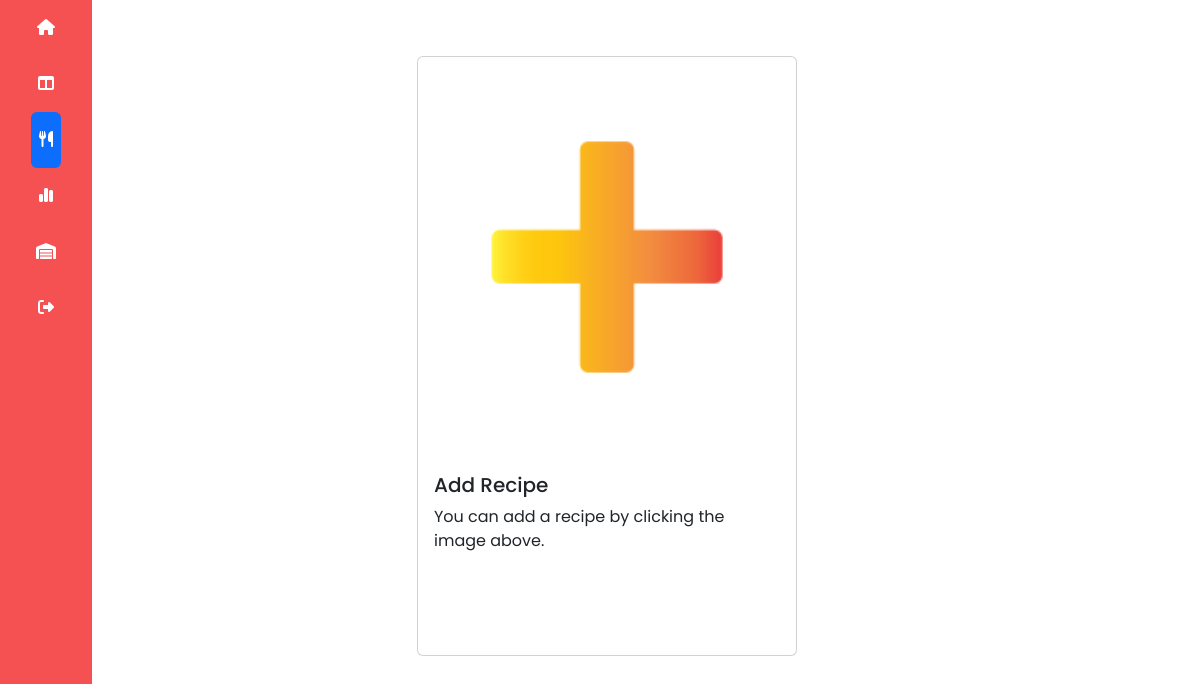
Page /recipes/ (signed in) on the earlier database version.
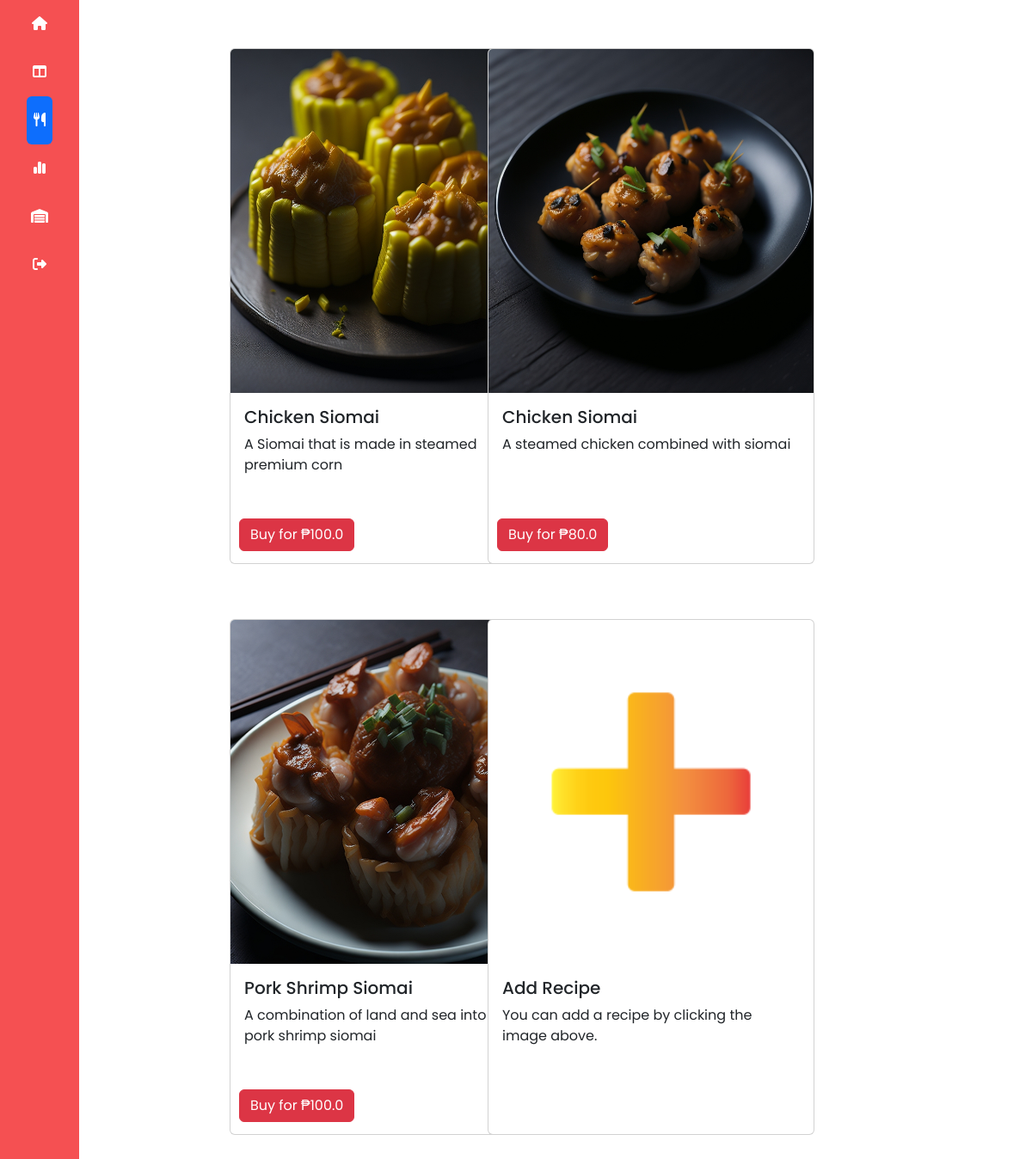
Same page on the later database version.
### main.py (models this page shows)
class menuItem(db.Model):
    __tablename__ = 'menu_item'
    id = db.Column(db.Integer, primary_key=True, autoincrement=True)
    name = db.Column(db.String(32), unique=False, nullable=False)
    desc = db.Column(db.String(138), unique=False, nullable=False)
    cost = db.Column(db.Float(20), nullable=False)
    profit = db.Column(db.Float(20), nullable=False)

class Image(db.Model):
    __tablename__ = 'image'
    id = db.Column(db.Integer, primary_key=True, autoincrement=True)
    menu_item_id = db.Column(db.Integer, db.ForeignKey(
        'menu_item.id'), nullable=False)
    path = db.Column(db.String(250), nullable=False)
    instructions = db.Column(db.String(1500), nullable=False)

### main.py (the view)
@app.route('/recipes/', methods=['GET', 'POST'])
@login_required
def recipes():
    menus = menuItem.query.all()
    imgs = Image.query.all()
    return render_template("recipes.html", menu=menus, img=imgs, zip=zip, image_path=IMAGE_FOLDER)

### main.py (called while the page is built)
@login_manager.user_loader
def load_user(user_id):
    return Users.query.get(int(user_id))

### templates/recipes.html (shortened to what this page needs)
<!DOCTYPE html>
<html lang="en">
<head>
    <link href="https://cdn.jsdelivr.net/npm/bootstrap@5.3.0-alpha3/dist/css/bootstrap.min.css" rel="stylesheet"
>
    <link href="/static/css/style.css" rel="stylesheet">
</head>
<body>
    <div class="container-fluid" id="wrapper">
        <div class="row">
            <div class="col-lg-auto col-md-auto sticky-top" style="background-color: #f55052;">
                <div class="d-flex flex-sm-column flex-row flex-nowrap  align-items-center sticky-top">
                    <ul
                        class="nav nav-pills nav-flush flex-sm-column flex-row flex-nowrap mb-auto mx-auto text-center justify-content-between w-100 px-3 align-items-center">
                        <li class="nav-item">
                            <a href="{{ url_for('dashboard') }}" class="nav-link py-3 px-2 hovertext"
                                data-hover="Dashboard" title="" data-bs-toggle="tooltip" data-bs-placement="right"
                                data-bs-original-title="Home">
                                <i class="fa-solid fa-house" style="color:white;"></i>
                            </a>
                        </li>
                        <li>
                            <a href="{{ url_for('dashboard') }}" class="nav-link py-3 px-2 hovertext"
                                data-hover="Dashboard" title="" data-bs-toggle="tooltip" data-bs-placement="right"
                                data-bs-original-title="Dashboard">
                                <i class="fa-solid fa-table-columns" style="color:white;"></i>
                            </a>
                        </li>
                        <li>
                            <a href="" class="nav-link py-3 px-2 hovertext active" data-hover="Recipes" title=""
                                data-bs-toggle="tooltip" data-bs-placement="right" data-bs-original-title="Dashboard">
                                <i class="fa-solid fa-utensils" style="color:white;"></i>
                            </a>
                        </li>
                        <li>
                            <a href="{{ url_for('graphs') }}" class="nav-link py-3 px-2 hovertext" data-hover="Graphs"
                                data-bs-toggle="tooltip" data-bs-placement="right" data-bs-original-title="Graphs">
                                <i class="fa-solid fa-chart-simple" style="color:white;"></i>
                            </a>
                        </li>
                        <li>
                            <a href="{{ url_for('inventory') }}" class="nav-link py-3 px-2 hovertext"
                                data-hover="Inventory" title="" data-bs-toggle="tooltip" data-bs-placement="right"
                                data-bs-original-title="Products">
                                <i class="fa-solid fa-warehouse" style="color:white;"></i>
                            </a>
                        </li>
                        <li>
                            <a href="{{ url_for('logout') }}" class="nav-link py-3 px-2 hovertext" data-hover="Sign-out"
                                title="" data-bs-toggle="tooltip" data-bs-placement="right"
                                data-bs-original-title="Sign-out">
                                <i class="fa-solid fa-right-from-bracket" style="color:white;"></i>
                            </a>
                        </li>
                    </ul>
                </div>
            </div>
            <div class="col-lg-9 col-md-9 p-3 min-vh-100">
                <div class="row row-cols-1 row-cols-md-2 row-cols-lg-3 g-4 justify-content-center"
                    style="padding: 20px 250px 0 0">
                    {% for m, i in zip(menu, img) %}
                    <div class="col-md-6 col-lg-4 col-sm-12" style="padding: 20px 150px 20px 150px;">
                        <div class="card custom-card">
                            <a href="{{ url_for('item', num=m.id) }}">
                                <img src="/static/{{ i.path }}" class="card-img-top card-img-height recipe-img-hover"
                                    alt="Recipes">
                            </a>
                            <div class="card-body">
                                <h5 class="card-title custom-title-truncate" id="test">{{ m.name }}</h5>
                                <p class="card-text custom-truncate">{{ m.desc }}</p>
                                <button data-bs-toggle="modal" style="cursor: pointer;" data-bs-target="#popup"
                                    class="btn-position my-1 mx-auto btn btn-danger"
                                    onclick="showPopup('{{ m.name }}')">Buy
                                    for ₱{{ m.profit }}</button>
                            </div>
                        </div>
                    </div>
                    {% endfor %}
                    <div class=" col-md-6 col-lg-4 col-sm-12" style="padding: 20px 150px  20px 150px;">
                        <div class="card custom-card">
                            <a href=" {{ url_for('create') }}">
                                <img src="/static/images/plus.png" class="card-img-top card-img-height recipe-img-hover"
                                    alt="Recipes">
                            </a>
                            <div class="card-body">
                                <h5 class="card-title custom-title-truncate">Add Recipe</h5>
                                <p class="card-text custom-truncate">You can add a recipe by clicking the
                                    image above.
                                </p>
                            </div>
                        </div>
                    </div>
                </div>
            </div>
        </div>
    </div>
</body>
</html>

### static/css/style.css (style rules this page uses)
a { text-decoration: none; }
body { font-family: 'Poppins', sans-serif; }
.card-img-height { height: 400px; object-fit: cover; }
.custom-card { height: 600px; width: 380px; }
.custom-truncate { display: -webkit-box; -webkit-line-clamp: 3; -webkit-box-orient: vertical; overflow: hidden; }
.custom-title-truncate { display: -webkit-box; -webkit-line-clamp: 1; -webkit-box-orient: vertical; overflow: hidden; }
.btn-position { position: absolute; bottom: 10px; left: 10px; }
.hovertext { position: relative; }
.hovertext:before { content: attr(data-hover); visibility: hidden; opacity: 0; width: 140px; background-color: black; color: #fff; text-align: center; border-radius: 5px; padding: 5px 0; transition: opacity 1s ease-in-out; position: absolute; z-index: 1; left: 0; top: 110%; }

Differences in the rows shown:
added menuItem: path (picture), name "Chicken Siomai", desc "A Siomai that is made in steamed premium corn", profit "100.0"
added menuItem: path (picture), name "Chicken Siomai", desc "A steamed chicken combined with siomai", profit "80.0"
added menuItem: path (picture), name "Pork Shrimp Siomai", desc "A combination of land and sea into one pork shrimp siomai", profit "100.0"
